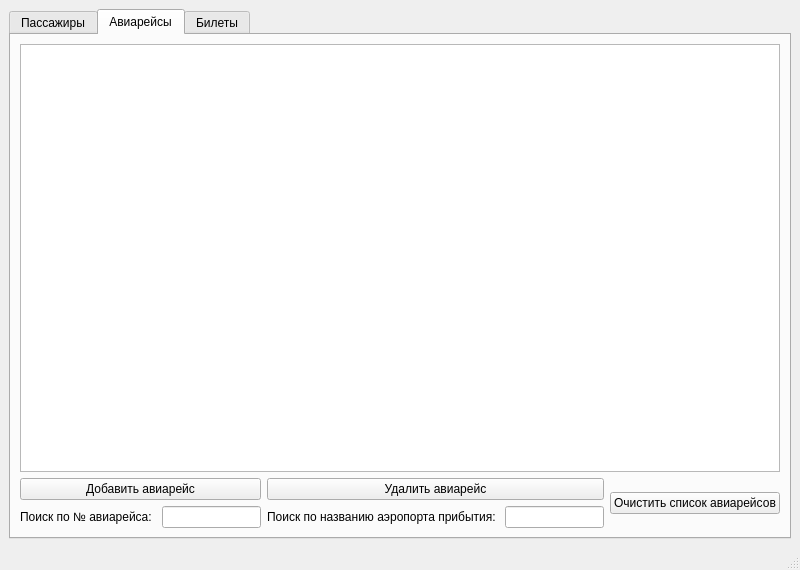
<?xml version="1.0" encoding="UTF-8"?>
<ui version="4.0">
 <class>MainWindow</class>
 <widget class="QMainWindow" name="MainWindow">
  <property name="geometry">
   <rect>
    <x>0</x>
    <y>0</y>
    <width>800</width>
    <height>570</height>
   </rect>
  </property>
  <property name="minimumSize">
   <size>
    <width>800</width>
    <height>0</height>
   </size>
  </property>
  <property name="maximumSize">
   <size>
    <width>800</width>
    <height>100000</height>
   </size>
  </property>
  <property name="windowTitle">
   <string>Продажа авиабилетов</string>
  </property>
  <property name="styleSheet">
   <string notr="true"/>
  </property>
  <widget class="QWidget" name="centralwidget">
   <layout class="QVBoxLayout" name="verticalLayout">
    <item>
     <widget class="QTabWidget" name="tabWidget">
      <property name="enabled">
       <bool>true</bool>
      </property>
      <property name="tabPosition">
       <enum>QTabWidget::North</enum>
      </property>
      <property name="currentIndex">
       <number>1</number>
      </property>
      <widget class="QWidget" name="tab">
       <attribute name="title">
        <string>Пассажиры</string>
       </attribute>
       <layout class="QGridLayout" name="gridLayout">
        <item row="1" column="0">
         <widget class="QPushButton" name="add_pass_but">
          <property name="text">
           <string>Добавить пассажира</string>
          </property>
         </widget>
        </item>
        <item row="2" column="0">
         <layout class="QHBoxLayout" name="horizontalLayout">
          <item>
           <widget class="QLabel" name="label">
            <property name="text">
             <string>Поиск по ФИО: </string>
            </property>
           </widget>
          </item>
          <item>
           <widget class="QLineEdit" name="line_pas_name"/>
          </item>
         </layout>
        </item>
        <item row="2" column="1">
         <layout class="QHBoxLayout" name="horizontalLayout_3">
          <item>
           <widget class="QLabel" name="label_findPasByNum">
            <property name="text">
             <string>Поиск по № паспорта: </string>
            </property>
           </widget>
          </item>
          <item>
           <widget class="QLineEdit" name="line_pas_num">
            <property name="text">
             <string/>
            </property>
           </widget>
          </item>
         </layout>
        </item>
        <item row="1" column="1">
         <widget class="QPushButton" name="del_pass_but">
          <property name="text">
           <string>Удалить пассажира</string>
          </property>
         </widget>
        </item>
        <item row="0" column="0" colspan="4">
         <widget class="QTableWidget" name="tab_pass">
          <property name="editTriggers">
           <set>QAbstractItemView::NoEditTriggers</set>
          </property>
         </widget>
        </item>
        <item row="1" column="3" rowspan="2">
         <widget class="QPushButton" name="del_all_pass_but">
          <property name="text">
           <string>Очистить список пассажиров</string>
          </property>
         </widget>
        </item>
       </layout>
      </widget>
      <widget class="QWidget" name="tab_2">
       <attribute name="title">
        <string>Авиарейсы</string>
       </attribute>
       <layout class="QGridLayout" name="gridLayout_2">
        <item row="1" column="0">
         <widget class="QPushButton" name="add_flight_but">
          <property name="text">
           <string>Добавить авиарейс</string>
          </property>
         </widget>
        </item>
        <item row="1" column="1">
         <widget class="QPushButton" name="del_flight_but">
          <property name="text">
           <string>Удалить авиарейс</string>
          </property>
         </widget>
        </item>
        <item row="1" column="2" rowspan="2">
         <widget class="QPushButton" name="clear_flight_but">
          <property name="text">
           <string>Очистить список авиарейсов</string>
          </property>
         </widget>
        </item>
        <item row="2" column="0">
         <layout class="QHBoxLayout" name="horizontalLayout_4">
          <item>
           <widget class="QLabel" name="label_num_air">
            <property name="text">
             <string>Поиск по № авиарейса: </string>
            </property>
           </widget>
          </item>
          <item>
           <widget class="QLineEdit" name="line_num_air"/>
          </item>
         </layout>
        </item>
        <item row="2" column="1">
         <layout class="QHBoxLayout" name="horizontalLayout_2">
          <item>
           <widget class="QLabel" name="label_a_to">
            <property name="text">
             <string>&lt;html&gt;&lt;head/&gt;&lt;body&gt;&lt;p&gt;Поиск по названию аэропорта прибытия: &lt;/p&gt;&lt;/body&gt;&lt;/html&gt;</string>
            </property>
            <property name="textFormat">
             <enum>Qt::RichText</enum>
            </property>
            <property name="scaledContents">
             <bool>false</bool>
            </property>
            <property name="alignment">
             <set>Qt::AlignRight|Qt::AlignTrailing|Qt::AlignVCenter</set>
            </property>
           </widget>
          </item>
          <item>
           <widget class="QLineEdit" name="line_a_to"/>
          </item>
         </layout>
        </item>
        <item row="0" column="0" colspan="3">
         <widget class="QTableWidget" name="tab_flight">
          <property name="editTriggers">
           <set>QAbstractItemView::NoEditTriggers</set>
          </property>
         </widget>
        </item>
       </layout>
      </widget>
      <widget class="QWidget" name="tab_3">
       <attribute name="title">
        <string>Билеты</string>
       </attribute>
       <layout class="QVBoxLayout" name="verticalLayout_4">
        <item>
         <widget class="QTableWidget" name="tab_tickets">
          <property name="editTriggers">
           <set>QAbstractItemView::NoEditTriggers</set>
          </property>
         </widget>
        </item>
       </layout>
      </widget>
     </widget>
    </item>
   </layout>
  </widget>
  <widget class="QMenuBar" name="menubar">
   <property name="geometry">
    <rect>
     <x>0</x>
     <y>0</y>
     <width>800</width>
     <height>20</height>
    </rect>
   </property>
  </widget>
  <widget class="QStatusBar" name="statusbar"/>
 </widget>
 <resources/>
 <connections/>
</ui>
